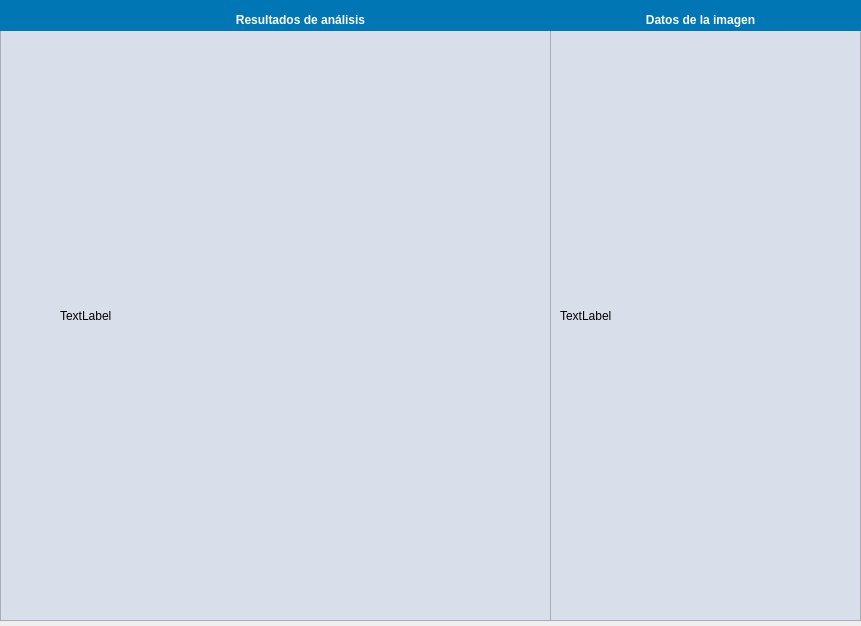
<?xml version="1.0" encoding="UTF-8"?>
<ui version="4.0">
 <class>Grafica</class>
 <widget class="QMainWindow" name="Grafica">
  <property name="geometry">
   <rect>
    <x>0</x>
    <y>0</y>
    <width>861</width>
    <height>626</height>
   </rect>
  </property>
  <property name="windowTitle">
   <string>Datos</string>
  </property>
  <widget class="QWidget" name="centralwidget">
   <widget class="QFrame" name="V4Frame_IMGS">
    <property name="geometry">
     <rect>
      <x>0</x>
      <y>30</y>
      <width>551</width>
      <height>591</height>
     </rect>
    </property>
    <property name="styleSheet">
     <string notr="true">background-color: rgb(216, 223, 234);</string>
    </property>
    <property name="frameShape">
     <enum>QFrame::StyledPanel</enum>
    </property>
    <property name="frameShadow">
     <enum>QFrame::Raised</enum>
    </property>
    <widget class="QLabel" name="imgB">
     <property name="geometry">
      <rect>
       <x>60</x>
       <y>60</y>
       <width>431</width>
       <height>451</height>
      </rect>
     </property>
     <property name="text">
      <string>TextLabel</string>
     </property>
    </widget>
   </widget>
   <widget class="QFrame" name="V4Frame_Datos">
    <property name="geometry">
     <rect>
      <x>550</x>
      <y>30</y>
      <width>311</width>
      <height>591</height>
     </rect>
    </property>
    <property name="styleSheet">
     <string notr="true">background-color: rgb(216, 223, 234);</string>
    </property>
    <property name="frameShape">
     <enum>QFrame::StyledPanel</enum>
    </property>
    <property name="frameShadow">
     <enum>QFrame::Raised</enum>
    </property>
    <widget class="QLabel" name="propiedades_imgB">
     <property name="geometry">
      <rect>
       <x>10</x>
       <y>130</y>
       <width>281</width>
       <height>311</height>
      </rect>
     </property>
     <property name="text">
      <string>TextLabel</string>
     </property>
    </widget>
   </widget>
   <widget class="QFrame" name="V3FrameEt1">
    <property name="geometry">
     <rect>
      <x>0</x>
      <y>0</y>
      <width>551</width>
      <height>31</height>
     </rect>
    </property>
    <property name="styleSheet">
     <string notr="true">background-color: rgb(1, 118, 180);
border:rgb(1, 118, 180);</string>
    </property>
    <property name="frameShape">
     <enum>QFrame::StyledPanel</enum>
    </property>
    <property name="frameShadow">
     <enum>QFrame::Raised</enum>
    </property>
    <widget class="QLabel" name="V3LabeGrafica">
     <property name="geometry">
      <rect>
       <x>210</x>
       <y>10</y>
       <width>181</width>
       <height>20</height>
      </rect>
     </property>
     <property name="text">
      <string>&lt;html&gt;&lt;head/&gt;&lt;body&gt;&lt;p align=&quot;center&quot;&gt;&lt;span style=&quot; font-weight:600; color:#ffffff;&quot;&gt;Resultados de análisis&lt;/span&gt;&lt;/p&gt;&lt;/body&gt;&lt;/html&gt;</string>
     </property>
    </widget>
   </widget>
   <widget class="QFrame" name="V3FrameEt2">
    <property name="geometry">
     <rect>
      <x>550</x>
      <y>0</y>
      <width>311</width>
      <height>31</height>
     </rect>
    </property>
    <property name="styleSheet">
     <string notr="true">background-color: rgb(1, 118, 180);
border:rgb(1, 118, 180);</string>
    </property>
    <property name="frameShape">
     <enum>QFrame::StyledPanel</enum>
    </property>
    <property name="frameShadow">
     <enum>QFrame::Raised</enum>
    </property>
    <widget class="QLabel" name="V3LabeVuelo">
     <property name="geometry">
      <rect>
       <x>80</x>
       <y>10</y>
       <width>141</width>
       <height>20</height>
      </rect>
     </property>
     <property name="text">
      <string>&lt;html&gt;&lt;head/&gt;&lt;body&gt;&lt;p align=&quot;center&quot;&gt;&lt;span style=&quot; font-weight:600; color:#ffffff;&quot;&gt;Datos de la imagen&lt;/span&gt;&lt;/p&gt;&lt;/body&gt;&lt;/html&gt;</string>
     </property>
    </widget>
   </widget>
  </widget>
 </widget>
 <resources/>
 <connections/>
</ui>
